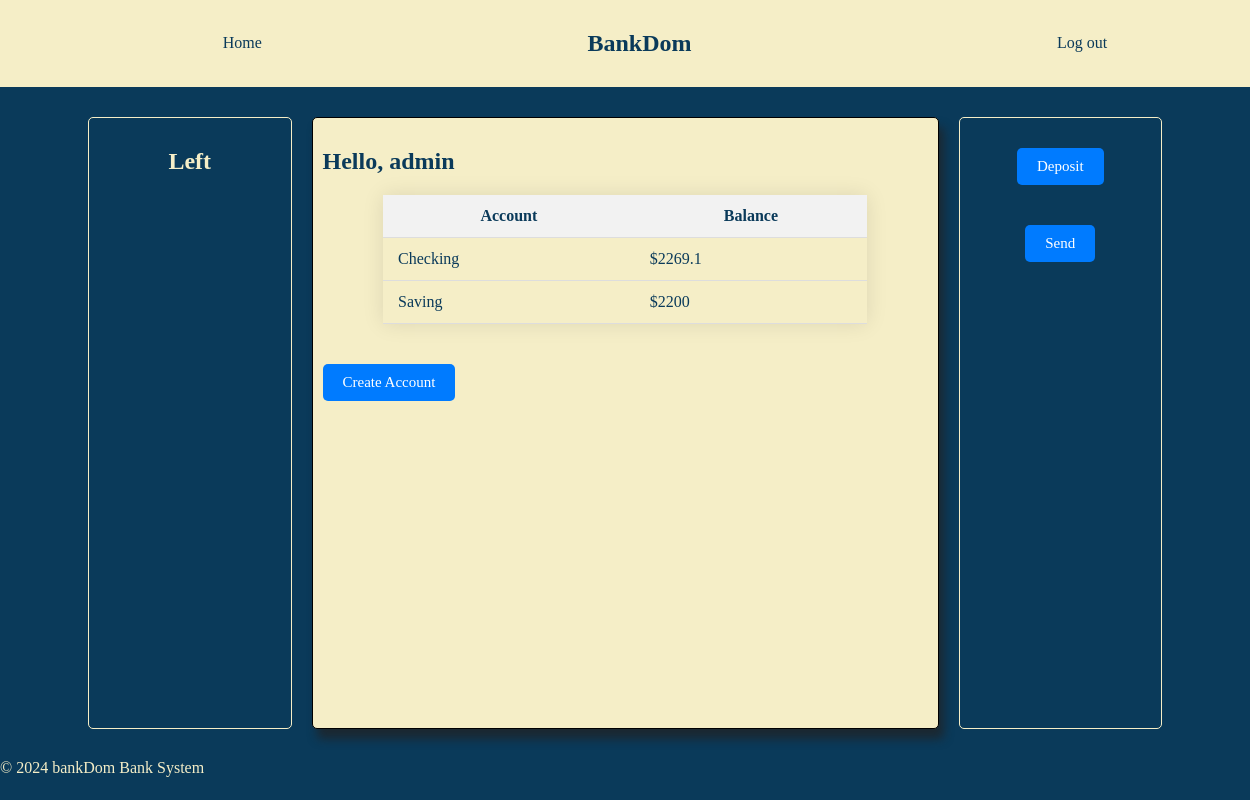
The app's page /account (signed in), older data.
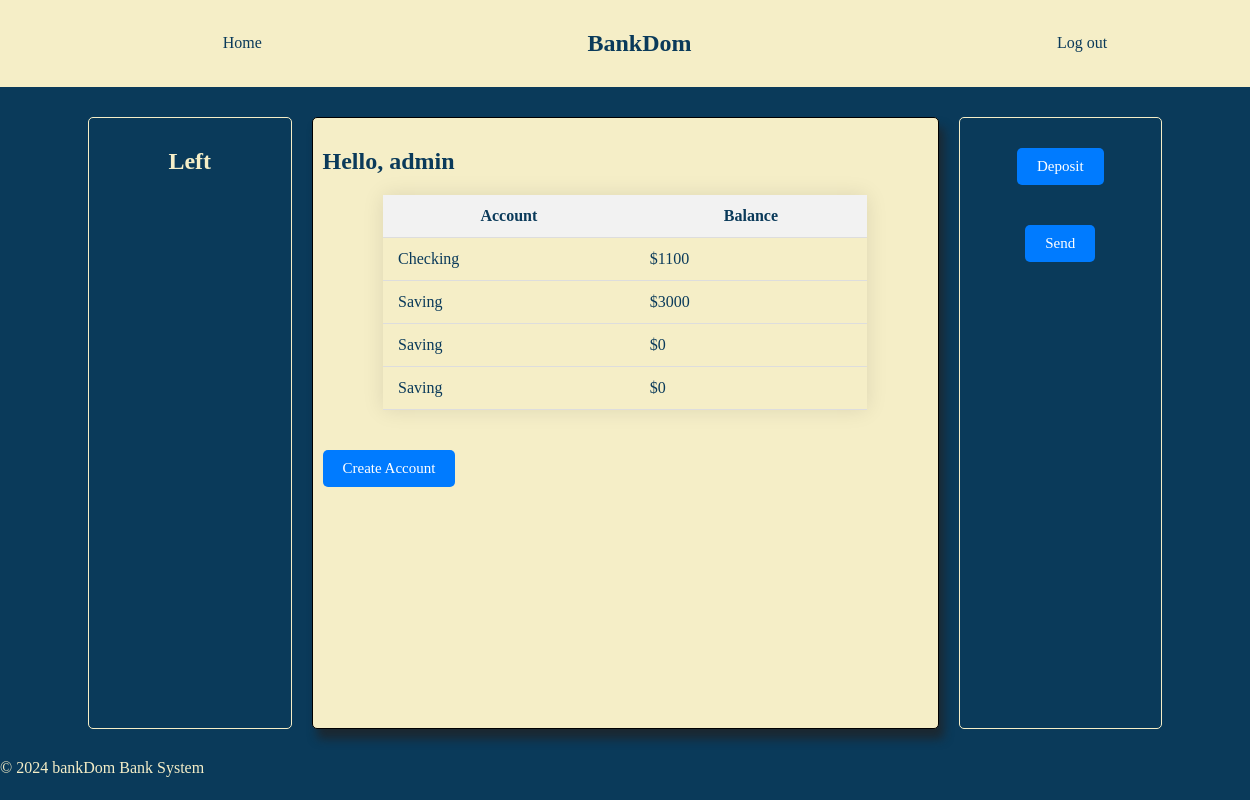
The same page, newer data.
### tables this page shows
CREATE TABLE Users (FirstName TEXT, LastName TEXT, Email TEXT, Username TEXT, UserID TEXT, Password TEXT, AccountNumber TEXT UNIQUE PRIMARY KEY, AccountType TEXT, Balance DECIMAL DEFAULT (0.0));

CREATE TABLE AccountType (AccountTypeID INT PRIMARY KEY, Name TEXT, InterestRate FLOAT DEFAULT NULL);

### run.py (the view)
@app.route('/account')
def account():
    if 'user_id' in session:
        accounts = User.getAccounts(session['user_id'])
        return render_template('account.html', userID=session['user_id'], accounts=accounts, userName=session['userName'])  # Pass user data to the template
    else:
        print("You are not logged in")
        return redirect(url_for('login'))

### app/models/user.py (called while the page is built)
    def getAccounts(userID):
        try:
            conn = sqlite3.connect("BankDom.db")
            cursor = conn.cursor()
            cursor.execute("""
                SELECT AccountType.Name, Users.balance, Users.AccountNumber
                FROM Users
                INNER JOIN AccountType ON Users.AccountType = AccountType.Name
                WHERE Users.UserID = ?
            """, (userID,))
            result = cursor.fetchall()
            return result
        except sqlite3.Error as e:
            print(f"SQLite error: {e}")
            return False

### app/templates/account.html (shortened to what this page needs)
<!DOCTYPE html>
<html>
<head>
    <link rel="stylesheet" href="{{ url_for('static', filename='css/accounts.css') }}">
</head>
<body>
    <header>
        <nav class="navbar">
            <ul class="nav-menu">
                <li><a href="{{ url_for('index') }}">Home</a></li>
            </ul>
            <h1 class="page-header">BankDom</h1>
            <ul class="nav-menu">
                <li><a href="{{ url_for('logout') }}">Log out</a></li>
            </ul>
        </nav>
    </header>
    <section class="info-card">
        <div class="left">
            <h1>Left</h1>
        </div>
        <div class="middle">
            <h1>Hello, {{ userName }}</h1>
            <table class="data-table">
                <thead>
                    <tr>
                        <th>Account</th>
                        <th>Balance</th>
                    </tr>
                </thead>
                <tbody>
                    {% for account in accounts %}
                        <tr onclick="sendAccountNum('{{ account[2] }}')">
                            <td>{{ account[0] }}</td>
                            <td>${{ account[1] }}</td>
                        </tr>
                    {% endfor %}
                </tbody>
            </table>
            <a class="btn btn-primary" href="{{ url_for('create_account') }}">Create Account</a>
        </div>
        <div class="right">
            <div class="Deposit">
                <button type="button" class="btn btn-primary" id="deposit" onclick="showDepForm()">Deposit</button>
            </div>
            <div class="transfer">
                <button type="button" class="btn btn-primary" id="transfer" onclick="showTransForm()">Send</button>
            </div>
        </div>
    </section>
    <footer>
        &copy; {{ 2024 }} bankDom Bank System
    </footer>
</body>
</html>

### static/css/accounts.css (style rules this page uses)
body { background-color: #0a3a5a; font-family: BlackChancery; margin: 0; padding: 0; color: #f5eec7; }
nav { position: sticky; color: #0a3a5a; top: 0; width: 100%; background-color: #f5eec7; display: flex; justify-content: space-around; align-items: center; padding: 10px 20px; }
.page-header { color: #0a3a5a; }
li { list-style: none; }
li a { color: #0a3a5a; text-decoration: none; }
.info-card { margin: 10px; display: flex; justify-content: center; flex-direction: row; padding: 10px; height: 100%; min-height: 79vh; }
.middle { background-color: #f5eec7; border: 1px solid #f5eec7; color: #0a3a5a; border-radius: 5px; border-color: black; padding: inherit; margin: inherit; min-width: 50%; box-shadow: 5px 10px 10px rgba(34, 33, 33, 0.7); justify-content: center; align-items: center; }
.left, .right { text-align: center; background-color: transparent; border: 1px solid #f5eec7; border-radius: 5px; padding: inherit; margin: inherit; min-width: 15%; }
.data-table { width: 80%; margin: 20px auto; border-collapse: collapse; box-shadow: 0 0 20px rgba(0, 0, 0, 0.1); }
.data-table th, .data-table td { padding: 12px 15px; border-bottom: 1px solid #ddd; }
.data-table th { background-color: #f2f2f2; }
.btn { display: inline-block; padding: 10px 20px; margin: 20px 0; text-decoration: none; color: #fff; background-color: #007bff; font-family: BlackChancery; border-radius: 5px; border: none; font-size: 15px; cursor: pointer; }
footer { bottom: 0; }

Row changes from the older to the newer data that the page shows:
changed Users "Checking": Balance "2269.1" → "1100"
changed Users (number 2 of 4 on the later page): Balance "2200" → "3000"
added Users: Name "Saving", Balance "0"
added Users: Name "Saving", Balance "0"
